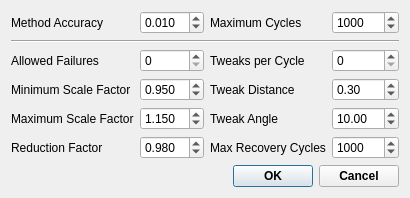
<?xml version="1.0" encoding="UTF-8"?>
<ui version="4.0">
 <class>DisorderOptions</class>
 <widget class="QDialog" name="DisorderOptions">
  <property name="windowModality">
   <enum>Qt::ApplicationModal</enum>
  </property>
  <property name="geometry">
   <rect>
    <x>0</x>
    <y>0</y>
    <width>365</width>
    <height>171</height>
   </rect>
  </property>
  <property name="sizePolicy">
   <sizepolicy hsizetype="Minimum" vsizetype="Minimum">
    <horstretch>0</horstretch>
    <verstretch>0</verstretch>
   </sizepolicy>
  </property>
  <property name="windowTitle">
   <string>Method Options</string>
  </property>
  <layout class="QVBoxLayout" name="verticalLayout">
   <item>
    <layout class="QGridLayout" name="gridLayout">
     <item row="0" column="0">
      <widget class="QLabel" name="MethodAccuracyLabel">
       <property name="sizePolicy">
        <sizepolicy hsizetype="Minimum" vsizetype="Preferred">
         <horstretch>0</horstretch>
         <verstretch>0</verstretch>
        </sizepolicy>
       </property>
       <property name="text">
        <string>Method Accuracy</string>
       </property>
      </widget>
     </item>
     <item row="0" column="1">
      <widget class="QDoubleSpinBox" name="AccuracySpin">
       <property name="sizePolicy">
        <sizepolicy hsizetype="Expanding" vsizetype="Fixed">
         <horstretch>0</horstretch>
         <verstretch>0</verstretch>
        </sizepolicy>
       </property>
       <property name="decimals">
        <number>3</number>
       </property>
       <property name="maximum">
        <double>0.100000000000000</double>
       </property>
       <property name="singleStep">
        <double>0.010000000000000</double>
       </property>
       <property name="value">
        <double>0.010000000000000</double>
       </property>
      </widget>
     </item>
     <item row="2" column="1">
      <widget class="QSpinBox" name="NFailuresSpin">
       <property name="sizePolicy">
        <sizepolicy hsizetype="Expanding" vsizetype="Fixed">
         <horstretch>0</horstretch>
         <verstretch>0</verstretch>
        </sizepolicy>
       </property>
       <property name="toolTip">
        <string>Number of successive failed insertions to allow before reducing scale factor</string>
       </property>
      </widget>
     </item>
     <item row="2" column="0">
      <widget class="QLabel" name="label_3">
       <property name="sizePolicy">
        <sizepolicy hsizetype="Minimum" vsizetype="Preferred">
         <horstretch>0</horstretch>
         <verstretch>0</verstretch>
        </sizepolicy>
       </property>
       <property name="text">
        <string>Allowed Failures</string>
       </property>
      </widget>
     </item>
     <item row="3" column="1">
      <widget class="QDoubleSpinBox" name="MinimumScaleFactorSpin">
       <property name="sizePolicy">
        <sizepolicy hsizetype="Expanding" vsizetype="Fixed">
         <horstretch>0</horstretch>
         <verstretch>0</verstretch>
        </sizepolicy>
       </property>
       <property name="toolTip">
        <string>Minimum scale factor to allow for an individual component</string>
       </property>
       <property name="decimals">
        <number>3</number>
       </property>
       <property name="minimum">
        <double>0.100000000000000</double>
       </property>
       <property name="maximum">
        <double>2.000000000000000</double>
       </property>
       <property name="singleStep">
        <double>0.010000000000000</double>
       </property>
       <property name="value">
        <double>0.950000000000000</double>
       </property>
      </widget>
     </item>
     <item row="4" column="1">
      <widget class="QDoubleSpinBox" name="MaximumScaleFactorSpin">
       <property name="sizePolicy">
        <sizepolicy hsizetype="Expanding" vsizetype="Fixed">
         <horstretch>0</horstretch>
         <verstretch>0</verstretch>
        </sizepolicy>
       </property>
       <property name="toolTip">
        <string>Starting / maximum scale factor to allow for an individual component</string>
       </property>
       <property name="decimals">
        <number>3</number>
       </property>
       <property name="minimum">
        <double>0.100000000000000</double>
       </property>
       <property name="maximum">
        <double>10.000000000000000</double>
       </property>
       <property name="singleStep">
        <double>0.010000000000000</double>
       </property>
       <property name="value">
        <double>1.150000000000000</double>
       </property>
      </widget>
     </item>
     <item row="3" column="0">
      <widget class="QLabel" name="label">
       <property name="sizePolicy">
        <sizepolicy hsizetype="Minimum" vsizetype="Preferred">
         <horstretch>0</horstretch>
         <verstretch>0</verstretch>
        </sizepolicy>
       </property>
       <property name="text">
        <string>Minimum Scale Factor</string>
       </property>
      </widget>
     </item>
     <item row="4" column="0">
      <widget class="QLabel" name="label_2">
       <property name="sizePolicy">
        <sizepolicy hsizetype="Minimum" vsizetype="Preferred">
         <horstretch>0</horstretch>
         <verstretch>0</verstretch>
        </sizepolicy>
       </property>
       <property name="text">
        <string>Maximum Scale Factor</string>
       </property>
      </widget>
     </item>
     <item row="5" column="1">
      <widget class="QDoubleSpinBox" name="ReductionFactorSpin">
       <property name="sizePolicy">
        <sizepolicy hsizetype="Expanding" vsizetype="Fixed">
         <horstretch>0</horstretch>
         <verstretch>0</verstretch>
        </sizepolicy>
       </property>
       <property name="toolTip">
        <string>Multiplier used to reduce scale factor after maximum number of allowed fails has been reached</string>
       </property>
       <property name="decimals">
        <number>3</number>
       </property>
       <property name="minimum">
        <double>0.900000000000000</double>
       </property>
       <property name="maximum">
        <double>0.999000000000000</double>
       </property>
       <property name="singleStep">
        <double>0.010000000000000</double>
       </property>
       <property name="value">
        <double>0.980000000000000</double>
       </property>
      </widget>
     </item>
     <item row="5" column="0">
      <widget class="QLabel" name="label_4">
       <property name="sizePolicy">
        <sizepolicy hsizetype="Minimum" vsizetype="Preferred">
         <horstretch>0</horstretch>
         <verstretch>0</verstretch>
        </sizepolicy>
       </property>
       <property name="text">
        <string>Reduction Factor</string>
       </property>
      </widget>
     </item>
     <item row="1" column="0" colspan="4">
      <widget class="Line" name="line">
       <property name="orientation">
        <enum>Qt::Horizontal</enum>
       </property>
      </widget>
     </item>
     <item row="0" column="2">
      <widget class="QLabel" name="label_6">
       <property name="text">
        <string>Maximum Cycles</string>
       </property>
      </widget>
     </item>
     <item row="0" column="3">
      <widget class="QSpinBox" name="MaxCyclesSpin">
       <property name="sizePolicy">
        <sizepolicy hsizetype="Expanding" vsizetype="Fixed">
         <horstretch>0</horstretch>
         <verstretch>0</verstretch>
        </sizepolicy>
       </property>
       <property name="toolTip">
        <string>Maximum number of cycles to perform</string>
       </property>
       <property name="minimum">
        <number>1</number>
       </property>
       <property name="maximum">
        <number>1000000</number>
       </property>
       <property name="singleStep">
        <number>100</number>
       </property>
       <property name="value">
        <number>1000</number>
       </property>
      </widget>
     </item>
     <item row="2" column="2">
      <widget class="QLabel" name="label_5">
       <property name="text">
        <string>Tweaks per Cycle</string>
       </property>
      </widget>
     </item>
     <item row="2" column="3">
      <widget class="QSpinBox" name="NTweaksSpin">
       <property name="sizePolicy">
        <sizepolicy hsizetype="Expanding" vsizetype="Fixed">
         <horstretch>0</horstretch>
         <verstretch>0</verstretch>
        </sizepolicy>
       </property>
       <property name="toolTip">
        <string>Number of position / rotation tweaks to perform per component per cycle</string>
       </property>
       <property name="maximum">
        <number>100</number>
       </property>
       <property name="singleStep">
        <number>5</number>
       </property>
      </widget>
     </item>
     <item row="3" column="3">
      <widget class="QDoubleSpinBox" name="DistanceTweakSpin">
       <property name="sizePolicy">
        <sizepolicy hsizetype="Expanding" vsizetype="Fixed">
         <horstretch>0</horstretch>
         <verstretch>0</verstretch>
        </sizepolicy>
       </property>
       <property name="toolTip">
        <string>Maximum distance to move a molecule in a single tweak</string>
       </property>
       <property name="minimum">
        <double>0.000000000000000</double>
       </property>
       <property name="maximum">
        <double>2.000000000000000</double>
       </property>
       <property name="singleStep">
        <double>0.050000000000000</double>
       </property>
       <property name="value">
        <double>0.300000000000000</double>
       </property>
      </widget>
     </item>
     <item row="4" column="3">
      <widget class="QDoubleSpinBox" name="AngleTweakSpin">
       <property name="sizePolicy">
        <sizepolicy hsizetype="Expanding" vsizetype="Fixed">
         <horstretch>0</horstretch>
         <verstretch>0</verstretch>
        </sizepolicy>
       </property>
       <property name="toolTip">
        <string>Maximum angle (in each of X and Y rotations) to perform in a single tweak</string>
       </property>
       <property name="maximum">
        <double>180.000000000000000</double>
       </property>
       <property name="value">
        <double>10.000000000000000</double>
       </property>
      </widget>
     </item>
     <item row="3" column="2">
      <widget class="QLabel" name="label_7">
       <property name="text">
        <string>Tweak Distance</string>
       </property>
      </widget>
     </item>
     <item row="4" column="2">
      <widget class="QLabel" name="label_8">
       <property name="text">
        <string>Tweak Angle</string>
       </property>
      </widget>
     </item>
     <item row="5" column="3">
      <widget class="QSpinBox" name="MaxRecoveryCyclesSpin">
       <property name="sizePolicy">
        <sizepolicy hsizetype="Expanding" vsizetype="Fixed">
         <horstretch>0</horstretch>
         <verstretch>0</verstretch>
        </sizepolicy>
       </property>
       <property name="toolTip">
        <string>Maximum number of recovery cycles (100 tweaks per component) to perform at end of build</string>
       </property>
       <property name="minimum">
        <number>1</number>
       </property>
       <property name="maximum">
        <number>1000000</number>
       </property>
       <property name="singleStep">
        <number>100</number>
       </property>
       <property name="value">
        <number>1000</number>
       </property>
      </widget>
     </item>
     <item row="5" column="2">
      <widget class="QLabel" name="label_9">
       <property name="text">
        <string>Max Recovery Cycles</string>
       </property>
      </widget>
     </item>
    </layout>
   </item>
   <item>
    <layout class="QHBoxLayout" name="horizontalLayout">
     <item>
      <spacer name="horizontalSpacer">
       <property name="orientation">
        <enum>Qt::Horizontal</enum>
       </property>
       <property name="sizeHint" stdset="0">
        <size>
         <width>40</width>
         <height>20</height>
        </size>
       </property>
      </spacer>
     </item>
     <item>
      <widget class="QPushButton" name="OkButton">
       <property name="font">
        <font>
         <weight>75</weight>
         <bold>true</bold>
        </font>
       </property>
       <property name="text">
        <string>OK</string>
       </property>
      </widget>
     </item>
     <item>
      <widget class="QPushButton" name="CancelButton">
       <property name="font">
        <font>
         <weight>75</weight>
         <bold>true</bold>
        </font>
       </property>
       <property name="text">
        <string>Cancel</string>
       </property>
      </widget>
     </item>
    </layout>
   </item>
  </layout>
 </widget>
 <resources/>
 <connections/>
</ui>
